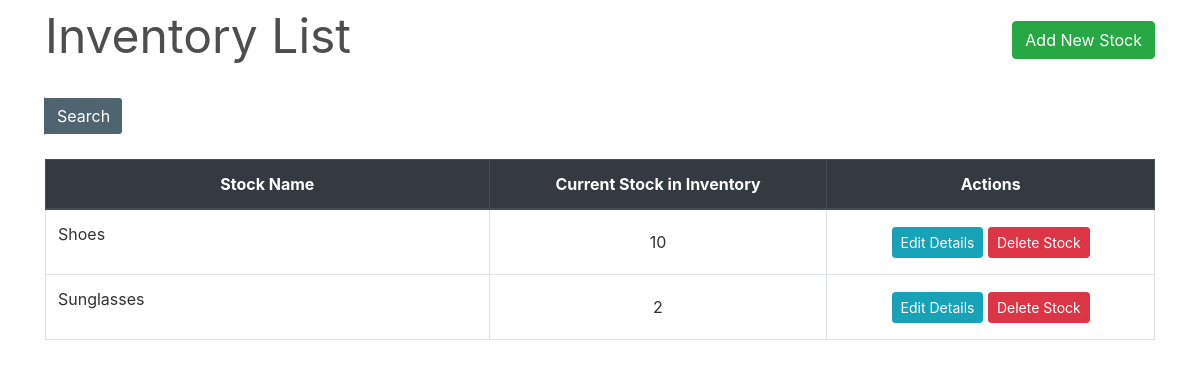
The app's page /inventory/, older data.
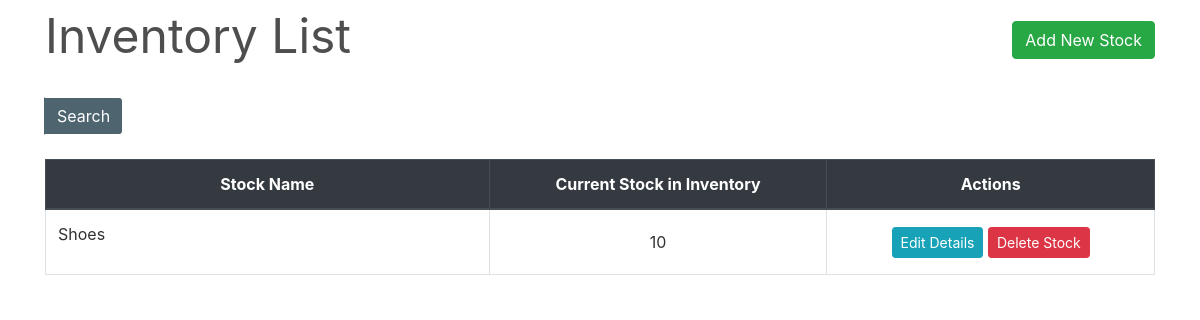
The same page, newer data.
### inventory/models.py (models this page shows, shortened)
class Stock(models.Model):
    id = models.AutoField(primary_key=True)
    name = models.CharField(max_length=100,unique=True)
    quantity = models.IntegerField(default=1)
    is_deleted = models.BooleanField(default=False)

### inventory/views.py (the view)
# urls.py: path('',views.StockListView.as_view(),name='inventory'),
class StockListView(ListView):
    model = Stock
    queryset = Stock.objects.filter(is_deleted=False)
    template_name = 'inventory.html'
    paginate_by = 10

### inventory/templates/inventory.html (shortened to what this page needs)
{% extends "base.html" %}
{% load widget_tweaks %}
{% block content %}
    <div class="row" style="color: #4e4e4e; font-style: bold; font-size: 3rem; ">
        <div class="col-md-8">Inventory List</div>
        <div class="col-md-4">
            <div style="float:right;"> <a class="btn btn-success" href="{% url 'new-stock' %}">Add New Stock</a> </div>
        </div>
    </div>
    <div style="border-bottom: 1px solid white;"></div>
    <br>
    <table class="table table-css table-bordered table-hover">
        <form method="get">
            <div class="input-group search">
                <div class="input-group-append">
                   <button type="submit" class="btn btn-pink"> Search </button>
                </div>
            </div>
        </form>
        <br>
        <thead class="thead-dark align-middle">
            <tr>
                <th width="40%">Stock Name</th>
                <th>Current Stock in Inventory</th>
                <th>Actions</th>
            </tr>
        </thead>
{% if object_list %}
        <tbody>
            {% for stock in object_list %}
                <tr>
                    <td>
                        <p>{{ stock.name }}</p>
                    </td>
                    <td class="align-middle">{{ stock.quantity }}</td>
                    <td class="align-middle">
                        <a href="{% url 'edit-stock' stock.id %}" class="btn btn-info btn-sm">Edit Details</a>
                        <a href="{% url 'delete-stock' stock.id %}" class="btn btn-danger btn-sm"> Delete Stock </a>
                    </td>
                </tr>
            {% endfor %}
        </tbody>
    </table>
{% else %}
        <tbody></tbody>
    </table>
    <br><br><br><br><br><br><br><br>
    <div style="color: #575757; font-style: bold; font-size: 1.5rem; text-align: center;">The records are empty. Please try adding some.</div>
{% endif %}
{% endblock content %}

Row changes from the older to the newer data that the page shows:
no longer on this page (row edited): Stock: name "Sunglasses", quantity "2"
